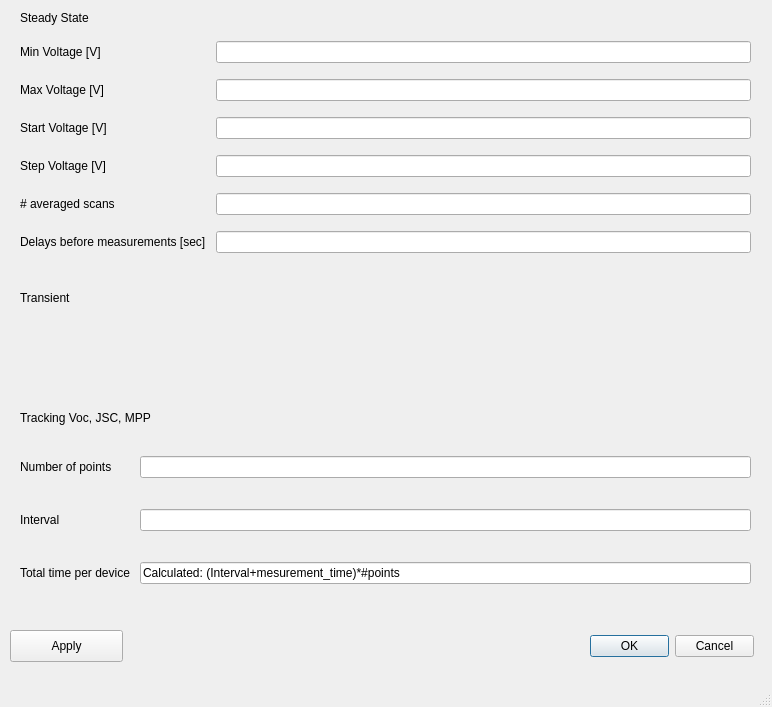
<?xml version="1.0" encoding="UTF-8"?>
<ui version="4.0">
 <class>MainWindow</class>
 <widget class="QMainWindow" name="MainWindow">
  <property name="geometry">
   <rect>
    <x>0</x>
    <y>0</y>
    <width>772</width>
    <height>707</height>
   </rect>
  </property>
  <property name="windowTitle">
   <string>Acquisition Window</string>
  </property>
  <widget class="QWidget" name="centralwidget">
   <widget class="QWidget" name="gridLayoutWidget">
    <property name="geometry">
     <rect>
      <x>10</x>
      <y>30</y>
      <width>751</width>
      <height>236</height>
     </rect>
    </property>
    <layout class="QGridLayout" name="gridLayout">
     <property name="leftMargin">
      <number>10</number>
     </property>
     <property name="topMargin">
      <number>1</number>
     </property>
     <property name="rightMargin">
      <number>10</number>
     </property>
     <property name="bottomMargin">
      <number>1</number>
     </property>
     <property name="horizontalSpacing">
      <number>10</number>
     </property>
     <item row="5" column="1">
      <widget class="QLineEdit" name="delayBeforeMeasText"/>
     </item>
     <item row="0" column="0">
      <widget class="QLabel" name="minVLabel">
       <property name="text">
        <string>Min Voltage [V]</string>
       </property>
      </widget>
     </item>
     <item row="0" column="1">
      <widget class="QLineEdit" name="minVText"/>
     </item>
     <item row="4" column="1">
      <widget class="QLineEdit" name="numAverScansText"/>
     </item>
     <item row="4" column="0">
      <widget class="QLabel" name="numAverScansLabel">
       <property name="text">
        <string># averaged scans </string>
       </property>
      </widget>
     </item>
     <item row="2" column="0">
      <widget class="QLabel" name="startVLabel">
       <property name="text">
        <string>Start Voltage [V]</string>
       </property>
      </widget>
     </item>
     <item row="2" column="1">
      <widget class="QLineEdit" name="startVText"/>
     </item>
     <item row="3" column="0">
      <widget class="QLabel" name="stepVLabel">
       <property name="text">
        <string>Step Voltage [V]</string>
       </property>
      </widget>
     </item>
     <item row="1" column="1">
      <widget class="QLineEdit" name="maxVStep"/>
     </item>
     <item row="1" column="0">
      <widget class="QLabel" name="maxVLabel">
       <property name="text">
        <string>Max Voltage [V]</string>
       </property>
      </widget>
     </item>
     <item row="5" column="0">
      <widget class="QLabel" name="delayBeforeMeasLabel">
       <property name="text">
        <string>Delays before measurements [sec]</string>
       </property>
      </widget>
     </item>
     <item row="3" column="1">
      <widget class="QLineEdit" name="stepVText"/>
     </item>
    </layout>
   </widget>
   <widget class="QLabel" name="steadyStatLabel">
    <property name="geometry">
     <rect>
      <x>20</x>
      <y>10</y>
      <width>111</width>
      <height>16</height>
     </rect>
    </property>
    <property name="text">
     <string>Steady State</string>
    </property>
   </widget>
   <widget class="QDialogButtonBox" name="buttonBox">
    <property name="geometry">
     <rect>
      <x>590</x>
      <y>630</y>
      <width>164</width>
      <height>32</height>
     </rect>
    </property>
    <property name="standardButtons">
     <set>QDialogButtonBox::Cancel|QDialogButtonBox::Ok</set>
    </property>
   </widget>
   <widget class="QPushButton" name="applyButton">
    <property name="geometry">
     <rect>
      <x>10</x>
      <y>630</y>
      <width>113</width>
      <height>32</height>
     </rect>
    </property>
    <property name="text">
     <string>Apply</string>
    </property>
   </widget>
   <widget class="QLabel" name="trackingLabel">
    <property name="geometry">
     <rect>
      <x>20</x>
      <y>410</y>
      <width>141</width>
      <height>16</height>
     </rect>
    </property>
    <property name="text">
     <string>Tracking Voc, JSC, MPP</string>
    </property>
   </widget>
   <widget class="QWidget" name="gridLayoutWidget_2">
    <property name="geometry">
     <rect>
      <x>10</x>
      <y>430</y>
      <width>751</width>
      <height>181</height>
     </rect>
    </property>
    <layout class="QGridLayout" name="gridLayout_2">
     <property name="leftMargin">
      <number>10</number>
     </property>
     <property name="topMargin">
      <number>1</number>
     </property>
     <property name="rightMargin">
      <number>10</number>
     </property>
     <property name="bottomMargin">
      <number>1</number>
     </property>
     <property name="horizontalSpacing">
      <number>10</number>
     </property>
     <item row="0" column="1">
      <widget class="QLineEdit" name="numPointsText"/>
     </item>
     <item row="2" column="0">
      <widget class="QLabel" name="totTimePerDeviceLabel">
       <property name="text">
        <string>Total time per device</string>
       </property>
      </widget>
     </item>
     <item row="1" column="0">
      <widget class="QLabel" name="intervalLabel">
       <property name="text">
        <string>Interval</string>
       </property>
      </widget>
     </item>
     <item row="1" column="1">
      <widget class="QLineEdit" name="IntervalText"/>
     </item>
     <item row="0" column="0">
      <widget class="QLabel" name="numPointsLabel">
       <property name="text">
        <string>Number of points</string>
       </property>
      </widget>
     </item>
     <item row="2" column="1">
      <widget class="QLineEdit" name="totTimePerDeviceText">
       <property name="text">
        <string>Calculated: (Interval+mesurement_time)*#points</string>
       </property>
      </widget>
     </item>
    </layout>
   </widget>
   <widget class="QLabel" name="transientLabel">
    <property name="geometry">
     <rect>
      <x>20</x>
      <y>290</y>
      <width>141</width>
      <height>16</height>
     </rect>
    </property>
    <property name="text">
     <string>Transient</string>
    </property>
   </widget>
  </widget>
  <widget class="QMenuBar" name="menubar">
   <property name="geometry">
    <rect>
     <x>0</x>
     <y>0</y>
     <width>772</width>
     <height>22</height>
    </rect>
   </property>
  </widget>
  <widget class="QStatusBar" name="statusbar"/>
 </widget>
 <resources/>
 <connections/>
</ui>
